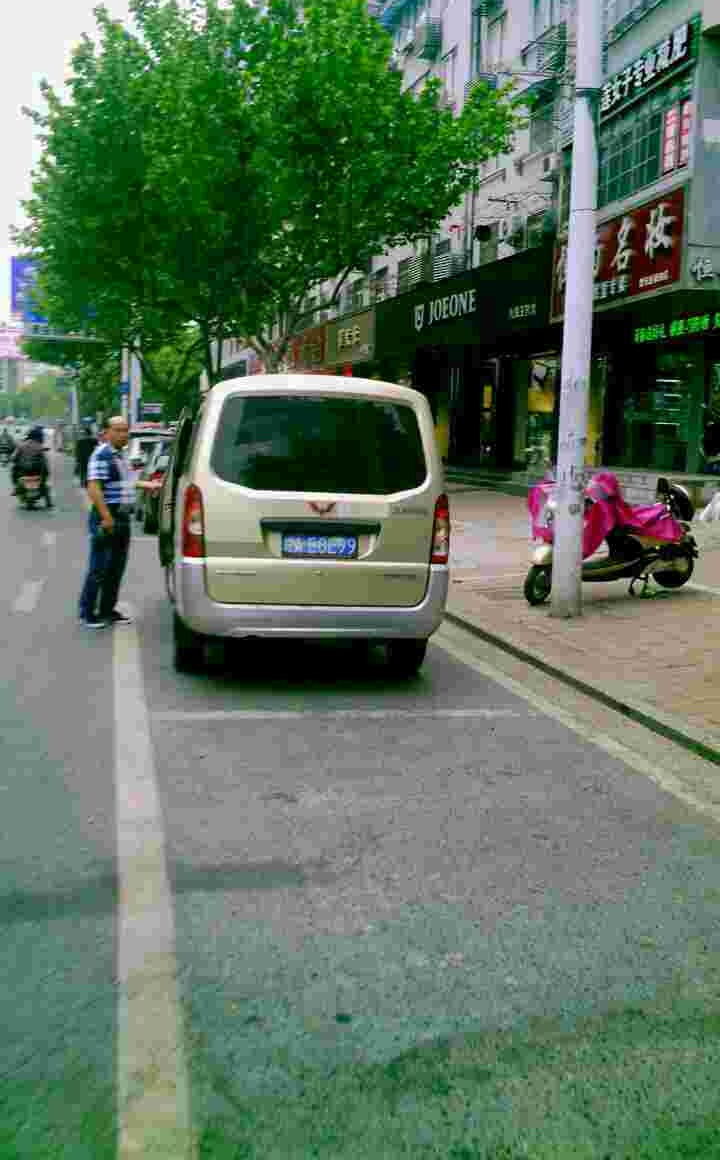
#> input picture images/0023-2_2-286&531_360&558-360&558_286&555_286&531_360&534-0_0_4_32_4_33_33-101-5.jpg, 720 x 1160 px; its folder holds only this picture in this run
$ jupyter execute --allow-errors eda_pre_process.ipynb   (older library calls are emulated)
#> lines starting #> are read from the running program, lines starting #| are printed output that depends on the picture
# EDA - Qualidade das Imagens de Placas (CCPD)

Analise exploratoria do banco de 100 imagens de placas (`images/`) antes de projetar o pipeline de pre-processamento (`pre_process.ipynb`).

Objetivo: cada imagem tem um problema de qualidade dominante diferente (baixa luz, desfoque, ruido, placa pequena na cena, baixo contraste). Este notebook mede isso objetivamente a partir dos pixels, categoriza cada imagem por contexto de problema, testa candidatos de tecnica de melhoria por contexto com evidencia quantitativa, e fecha com um **top 3 de metodos recomendados** para alimentar o pipeline real.

As imagens seguem a convencao de nomes do dataset CCPD (Chinese City Parking Dataset), que ja embute metadados uteis no proprio nome do arquivo: area da placa, angulo de inclinacao, bounding box, vertices, numero da placa e niveis de brilho/desfoque atribuidos pelos autores do dataset. Vamos extrair isso e cruzar com metricas calculadas por nos mesmos.

[cell 1]
import re
import math
from pathlib import Path

import cv2
import numpy as np
import pandas as pd
import matplotlib.pyplot as plt
from skimage.restoration import estimate_sigma
from skimage.exposure import rescale_intensity

IMAGES_DIR = Path("images")
np.random.seed(0)
plt.rcParams["figure.dpi"] = 110

## 1. Parsing do nome dos arquivos (metadados CCPD)

Formato: `area-tilt_h_tilt_v-x1&y1_x2&y2-v1_v2_v3_v4-placa-brilho-desfoque.jpg`

Antes de assumir que todas as 100 imagens seguem esse formato, validamos com uma regex estrita.

[cell 2]
CCPD_PATTERN = re.compile(
    r"^(?P<area>\d+)-(?P<tilt_h>\d+)_(?P<tilt_v>\d+)-"
    r"(?P<x1>\d+)&(?P<y1>\d+)_(?P<x2>\d+)&(?P<y2>\d+)-"
    r"(?P<v1x>\d+)&(?P<v1y>\d+)_(?P<v2x>\d+)&(?P<v2y>\d+)_"
    r"(?P<v3x>\d+)&(?P<v3y>\d+)_(?P<v4x>\d+)&(?P<v4y>\d+)-"
    r"(?P<plate_code>[\d_]+)-(?P<brightness_ccpd>\d+)-(?P<blur_ccpd>\d+)$"
)

def parse_ccpd_filename(stem):
    m = CCPD_PATTERN.match(stem)
    if m is None:
        return None
    g = m.groupdict()
    return {
        "area_raw": int(g["area"]),
        "tilt_h": int(g["tilt_h"]),
        "tilt_v": int(g["tilt_v"]),
        "bbox_x1": int(g["x1"]), "bbox_y1": int(g["y1"]),
        "bbox_x2": int(g["x2"]), "bbox_y2": int(g["y2"]),
        "vertices": [
            (int(g["v1x"]), int(g["v1y"])), (int(g["v2x"]), int(g["v2y"])),
            (int(g["v3x"]), int(g["v3y"])), (int(g["v4x"]), int(g["v4y"])),
        ],
        "brightness_ccpd": int(g["brightness_ccpd"]),
        "blur_ccpd": int(g["blur_ccpd"]),
    }

files = sorted(IMAGES_DIR.glob("*.jpg"))
rows, unparsed = [], []
for f in files:
    meta = parse_ccpd_filename(f.stem)
    if meta is None:
        unparsed.append(f.name)
        continue
    meta["filename"] = f.name
    meta["path"] = str(f)
    rows.append(meta)

print(f"Total de imagens: {len(files)}")
print(f"Parseadas com sucesso: {len(rows)}")
print(f"Fora do padrao CCPD: {len(unparsed)}", unparsed[:5])

meta_df = pd.DataFrame(rows)
meta_df.head()

## 2. Metricas objetivas de qualidade por imagem

Para cada imagem calculamos, na imagem inteira **e** no recorte da placa (usando o bounding box do nome do arquivo, o que importa de fato para OCR):

- **brilho** (`brightness_mean`): media da escala de cinza
- **contraste** (`contrast_std`): desvio padrao da escala de cinza (contraste RMS)
- **nitidez** (`sharpness_laplacian_var`): variancia do Laplaciano — quanto menor, mais desfocada
- **ruido** (`noise_estimate`): estimativa wavelet de sigma do ruido (`skimage.restoration.estimate_sigma`)
- **area relativa da placa** (`plate_area_ratio`): area do bbox da placa / area total da imagem

[cell 3]
def clamp_bbox(x1, y1, x2, y2, w, h):
    x1, x2 = sorted((max(0, min(x1, w - 1)), max(0, min(x2, w - 1))))
    y1, y2 = sorted((max(0, min(y1, h - 1)), max(0, min(y2, h - 1))))
    if x2 <= x1:
        x2 = min(x1 + 1, w - 1)
    if y2 <= y1:
        y2 = min(y1 + 1, h - 1)
    return x1, y1, x2, y2

def compute_metrics(gray):
    lap_var = cv2.Laplacian(gray, cv2.CV_64F).var()
    sigma = float(estimate_sigma(gray, average_sigmas=True))
    return {
        "brightness_mean": float(gray.mean()),
        "contrast_std": float(gray.std()),
        "sharpness_laplacian_var": float(lap_var),
        "noise_estimate": sigma,
    }

records = []
for _, row in meta_df.iterrows():
    img_bgr = cv2.imread(row["path"])
#> img_bgr is the input picture: shape (1160, 720, 3); mean B, G, R 95.3, 115.4, 94
    if img_bgr is None:
        continue
    h, w = img_bgr.shape[:2]
    gray_full = cv2.cvtColor(img_bgr, cv2.COLOR_BGR2GRAY)
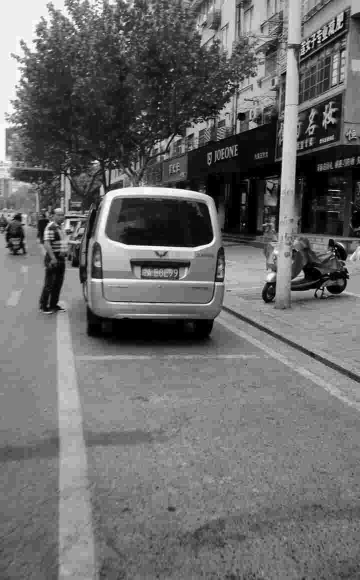
#> gray_full: shape (1160, 720) (shown at 1/2 size); min 0, max 255, mean 106.6

    x1, y1, x2, y2 = clamp_bbox(row["bbox_x1"], row["bbox_y1"], row["bbox_x2"], row["bbox_y2"], w, h)
    plate_crop = img_bgr[y1:y2, x1:x2]
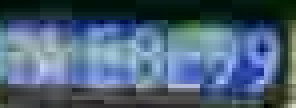
#> plate_crop: shape (27, 74, 3) (shown 4 times larger); mean B, G, R 118.3, 96.3, 74.6
    gray_plate = cv2.cvtColor(plate_crop, cv2.COLOR_BGR2GRAY)
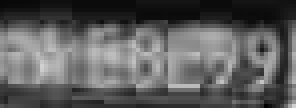
#> gray_plate: shape (27, 74) (shown 4 times larger); min 3, max 209, mean 92.3

    full_metrics = compute_metrics(gray_full)
#> in compute_metrics, `lap_var = cv2.Laplacian(gray, cv2.CV_64F).var()`: lap_var = 424.6
#> in compute_metrics, `sigma = float(estimate_sigma(gray, average_sigmas=True))`: sigma = 0.0678
#> full_metrics = {'brightness_mean': 106.6, 'contrast_std': 54.04, 'sharpness_laplacian_var': 424.6, 'noise_estimate': 0.0678}
    plate_metrics = compute_metrics(gray_plate)
#> plate_metrics = {'brightness_mean': 92.33, 'contrast_std': 52.81, 'sharpness_laplacian_var': 1461.6, 'noise_estimate': 0.905}

    records.append({
        "filename": row["filename"],
        "width": w, "height": h,
        "plate_area_ratio": ((x2 - x1) * (y2 - y1)) / (w * h),
        **full_metrics,
        **{f"plate_{k}": v for k, v in plate_metrics.items()},
    })

metrics_df = pd.DataFrame(records)
#> metrics_df = table of 1 rows and 12 columns
df = meta_df.merge(metrics_df, on="filename")
#> df = table of 1 rows and 23 columns
print(df.shape)
#| (1, 23)
df.describe()
#> Out = table of 8 rows and 20 columns

[cell 4]
df.head()
#> Out = table of 1 rows and 23 columns

## 3. Visualizacoes exploratorias

### 3.1 Distribuicoes das metricas principais

[cell 5]
hist_cols = [
    ("brightness_mean", "Brilho medio (imagem inteira)"),
    ("contrast_std", "Contraste (desvio padrao)"),
    ("plate_sharpness_laplacian_var", "Nitidez da placa (var. Laplaciano)"),
    ("plate_noise_estimate", "Ruido estimado (placa)"),
    ("plate_area_ratio", "Area relativa da placa"),
    ("blur_ccpd", "Nivel de desfoque (metadado CCPD)"),
]

fig, axes = plt.subplots(2, 3, figsize=(15, 8))
for ax, (col, title) in zip(axes.flat, hist_cols):
    ax.hist(df[col], bins=15, color="#3b6ea5", edgecolor="white")
    ax.set_title(title, fontsize=10)
    ax.set_xlabel(col)
fig.tight_layout()
plt.show()
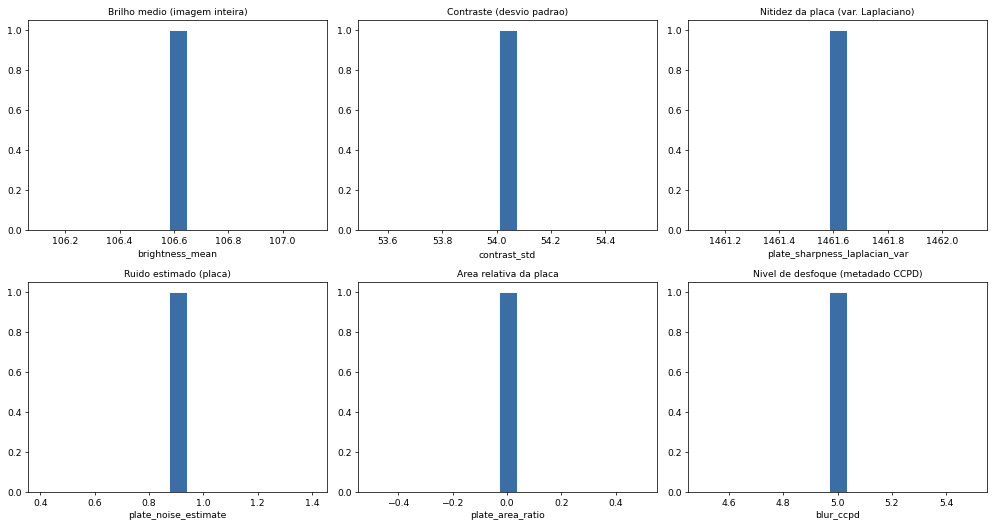
#> figure drawn by matplotlib, 6 panels; panel 1: tallest bar 1 high, from x = 106.6 to 106.6; panel 2: tallest bar 1 high, from x = 54.01 to 54.07; panel 3: tallest bar 1 high, from x = 1461.6 to 1461.6; panel 4: tallest bar 1 high, from x = 0.872 to 0.938

### 3.2 Correlacao entre metricas e validacao cruzada com os metadados CCPD

O dataset ja traz `brightness_ccpd` e `blur_ccpd` atribuidos pelos autores originais. Comparamos com as metricas que calculamos para checar consistencia.

[cell 6]
corr_cols = [
    "brightness_mean", "contrast_std", "plate_sharpness_laplacian_var",
    "plate_noise_estimate", "plate_area_ratio", "brightness_ccpd", "blur_ccpd",
]
corr = df[corr_cols].corr()
#> corr = table of 7 rows and 7 columns

fig, ax = plt.subplots(figsize=(7.5, 6.5))
im = ax.imshow(corr, cmap="RdBu_r", vmin=-1, vmax=1)
ax.set_xticks(range(len(corr_cols)), corr_cols, rotation=45, ha="right")
ax.set_yticks(range(len(corr_cols)), corr_cols)
for i in range(len(corr_cols)):
    for j in range(len(corr_cols)):
        ax.text(j, i, f"{corr.iloc[i, j]:.2f}", ha="center", va="center", fontsize=8)
fig.colorbar(im, ax=ax, shrink=0.8)
ax.set_title("Correlacao entre metricas")
fig.tight_layout()
plt.show()
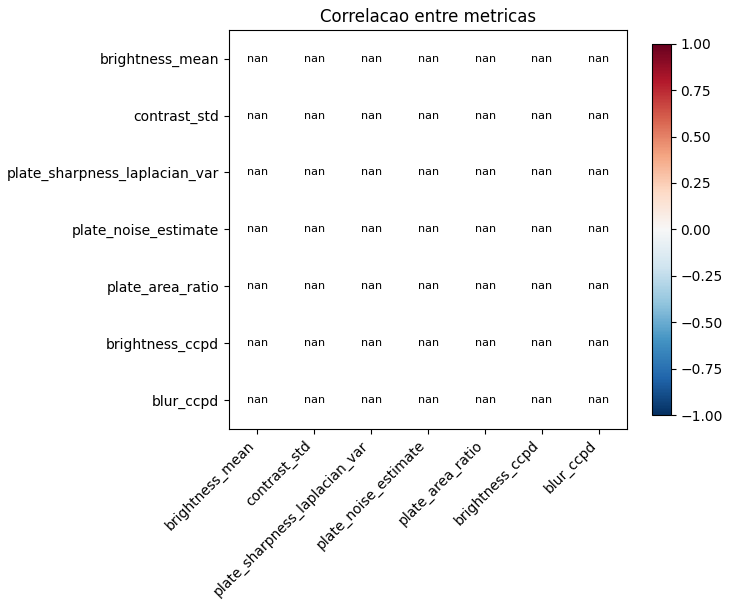
#> figure drawn by matplotlib, 2 panels

[cell 7]
fig, axes = plt.subplots(1, 2, figsize=(11, 4.5))

r_bright = np.corrcoef(df["brightness_mean"], df["brightness_ccpd"])[0, 1]
#> r_bright = nan
axes[0].scatter(df["brightness_ccpd"], df["brightness_mean"], alpha=0.6)
axes[0].set_xlabel("brightness_ccpd (metadado)")
axes[0].set_ylabel("brightness_mean (calculado)")
axes[0].set_title(f"Brilho: r = {r_bright:.2f}")

r_blur = np.corrcoef(df["blur_ccpd"], df["plate_sharpness_laplacian_var"])[0, 1]
#> r_blur = nan
axes[1].scatter(df["blur_ccpd"], df["plate_sharpness_laplacian_var"], alpha=0.6, color="#c0562f")
axes[1].set_xlabel("blur_ccpd (metadado, maior = mais desfoque)")
axes[1].set_ylabel("plate_sharpness_laplacian_var (calculado, maior = mais nitido)")
axes[1].set_title(f"Desfoque: r = {r_blur:.2f}")

fig.tight_layout()
plt.show()
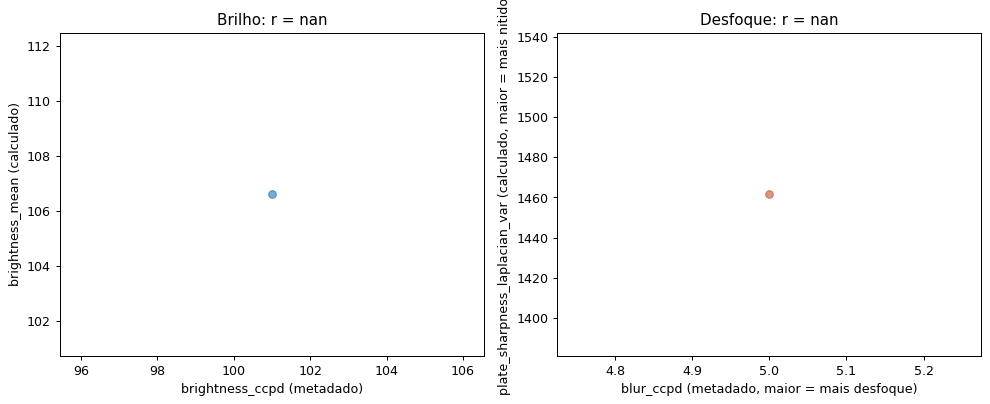
#> figure drawn by matplotlib, 2 panels
print(f"correlacao brilho (metadado x medido): {r_bright:.3f}")
#| correlacao brilho (metadado x medido): nan
print(f"correlacao desfoque (metadado x nitidez medida): {r_blur:.3f} (esperado negativo)")
#| correlacao desfoque (metadado x nitidez medida): nan (esperado negativo)

### 3.3 Extremos por metrica

Mosaicos com as imagens (recorte da placa, com margem) nos extremos de cada metrica — e onde os problemas de qualidade ficam visiveis.

[cell 8]
def crop_with_margin(img_bgr, x1, y1, x2, y2, margin_ratio=0.4):
#> called with x1 = 286, y1 = 531, x2 = 360, y2 = 558, margin_ratio = 0.4
    h, w = img_bgr.shape[:2]
    mx = int((x2 - x1) * margin_ratio)
    my = int((y2 - y1) * margin_ratio)
    x1, y1, x2, y2 = clamp_bbox(x1 - mx, y1 - my, x2 + mx, y2 + my, w, h)
    return cv2.cvtColor(img_bgr[y1:y2, x1:x2], cv2.COLOR_BGR2RGB)
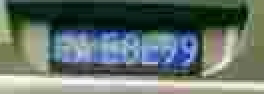
#> returned value: shape (47, 132, 3) (shown 2 times larger); mean R, G, B 99, 113.1, 107

def show_extremes(df, metric, title, n=5, largest=True, ncols=5):
    subset = df.nlargest(n, metric) if largest else df.nsmallest(n, metric)
    fig, axes = plt.subplots(1, ncols, figsize=(3 * ncols, 3.2))
    for ax, (_, row) in zip(axes, subset.iterrows()):
        img_bgr = cv2.imread(row["path"])
        crop = crop_with_margin(img_bgr, row["bbox_x1"], row["bbox_y1"], row["bbox_x2"], row["bbox_y2"])
        ax.imshow(crop)
        ax.set_title(f"{row[metric]:.1f}", fontsize=9)
        ax.axis("off")
    fig.suptitle(title)
    fig.tight_layout()
    plt.show()

show_extremes(df, "brightness_mean", "5 imagens mais escuras", largest=False)
show_extremes(df, "brightness_mean", "5 imagens mais claras", largest=True)

[cell 9]
show_extremes(df, "plate_sharpness_laplacian_var", "5 placas mais desfocadas", largest=False)
show_extremes(df, "plate_sharpness_laplacian_var", "5 placas mais nitidas", largest=True)

[cell 10]
show_extremes(df, "plate_area_ratio", "5 placas relativamente menores na cena", largest=False)
show_extremes(df, "plate_noise_estimate", "5 placas com maior ruido estimado", largest=True)

## 4. Categorizacao por contexto de problema

Cada imagem cai num contexto diferente de necessidade de melhoria. Em vez de clustering (nao ha `scikit-learn` no ambiente), usamos escores-z por metrica: para cada imagem calculamos o quanto ela se desvia da media do dataset em cada dimensao de qualidade, e o problema dominante (`primary_issue`) e a dimensao com maior desvio, desde que ultrapasse um limiar (`Z_THRESHOLD`). Imagens sem desvio relevante em nenhuma dimensao sao `boa_qualidade`.

[cell 11]
Z_THRESHOLD = 0.5

def z(series, invert=False):
    s = (series - series.mean()) / series.std()
    return -s if invert else s

issue_scores = pd.DataFrame({
    "baixa_luz": z(df["brightness_mean"], invert=True),
    "estourada": z(df["brightness_mean"], invert=False),
    "baixo_contraste": z(df["contrast_std"], invert=True),
    "desfocada": z(df["plate_sharpness_laplacian_var"], invert=True),
    "ruidosa": z(df["plate_noise_estimate"], invert=False),
    "placa_pequena": z(df["plate_area_ratio"], invert=True),
})
#> issue_scores = table of 1 rows and 6 columns

df["primary_issue"] = np.where(
    issue_scores.max(axis=1) > Z_THRESHOLD,
    issue_scores.idxmax(axis=1),
    "boa_qualidade",
)
for col in issue_scores.columns:
    df[f"tag_{col}"] = issue_scores[col] > Z_THRESHOLD
#> this loop made 6 passes
#> col on passes 1 to 6: 'baixa_luz', 'estourada', 'baixo_contraste', 'desfocada', 'ruidosa', 'placa_pequena'

counts = df["primary_issue"].value_counts()
print(counts)
#| primary_issue
#| boa_qualidade    1
#| Name: count, dtype: int64

fig, ax = plt.subplots(figsize=(7, 4))
counts.plot(kind="bar", ax=ax, color="#3b6ea5")
ax.set_ylabel("numero de imagens")
ax.set_title("Contexto de problema dominante por imagem")
plt.xticks(rotation=30, ha="right")
fig.tight_layout()
plt.show()
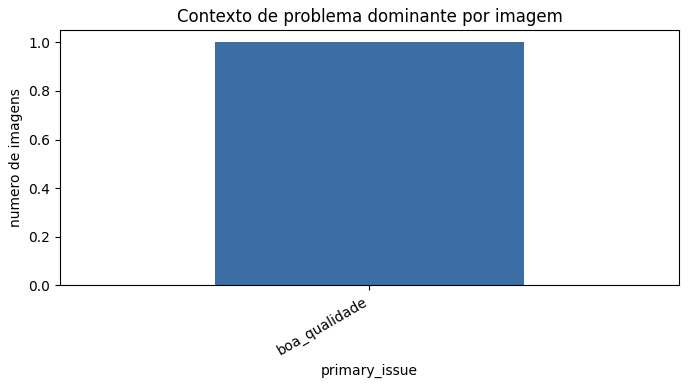
#> figure drawn by matplotlib, 1 panel

## 5. Comparacao de tecnicas de melhoria por contexto

Para cada contexto de problema (exceto `boa_qualidade`), aplicamos candidatos de tecnica na imagem mais representativa (maior desvio-z naquele contexto) e comparamos com evidencia quantitativa (delta das metricas antes/depois), nao so inspecao visual.

[cell 12]
# [23 lines left out: functions gamma_correction, clahe_lab, hist_eq_gray, contrast_stretch, not called in this run]

def unsharp_mask(img_bgr, sigma=1.5, amount=1.5):
    blurred = cv2.GaussianBlur(img_bgr, (0, 0), sigma)
    return cv2.addWeighted(img_bgr, 1 + amount, blurred, -amount, 0)

def detail_enhance(img_bgr):
    return cv2.detailEnhance(img_bgr, sigma_s=10, sigma_r=0.15)

def denoise_nlmeans(img_bgr):
    return cv2.fastNlMeansDenoisingColored(img_bgr, None, 7, 7, 7, 21)

def denoise_bilateral(img_bgr):
    return cv2.bilateralFilter(img_bgr, d=9, sigmaColor=75, sigmaSpace=75)

def denoise_gaussian(img_bgr):
    return cv2.GaussianBlur(img_bgr, (5, 5), 0)

def upscale(img_bgr, interpolation, scale=3):
    return cv2.resize(img_bgr, None, fx=scale, fy=scale, interpolation=interpolation)

def upscale_cubic_sharpen(img_bgr, scale=3):
    up = cv2.resize(img_bgr, None, fx=scale, fy=scale, interpolation=cv2.INTER_CUBIC)
    return unsharp_mask(up, sigma=1.0, amount=1.0)

[cell 13]
# [6 lines left out: function plate_crop_of, not called in this run]

def metrics_of_bgr(img_bgr):
    gray = cv2.cvtColor(img_bgr, cv2.COLOR_BGR2GRAY)
    return compute_metrics(gray)

def representative_image(df, context):
    subset = df[df["primary_issue"] == context]
    if subset.empty:
        return None
    return subset.loc[issue_scores.loc[subset.index, context].idxmax()]

def compare_context(context, candidates, ncols_extra=0):
    row = representative_image(df, context)
    if row is None:
        print(f"[{context}] nenhuma imagem categorizada neste contexto - pulando.")
        return None

    original = plate_crop_of(row)
    outputs = {"original": original}
    for name, fn in candidates.items():
        outputs[name] = fn(original)

    n = len(outputs)
    fig, axes = plt.subplots(1, n, figsize=(3.2 * n, 3.6))
    if n == 1:
        axes = [axes]
    for ax, (name, out) in zip(axes, outputs.items()):
        ax.imshow(cv2.cvtColor(out, cv2.COLOR_BGR2RGB))
        ax.set_title(name, fontsize=10)
        ax.axis("off")
    fig.suptitle(f"Contexto: {context}  |  imagem: {row['filename']}")
    fig.tight_layout()
    plt.show()

    rows = []
    base_metrics = metrics_of_bgr(original)
    for name, out in outputs.items():
        m = metrics_of_bgr(out)
        rows.append({
            "metodo": name,
            **m,
            "d_brilho": m["brightness_mean"] - base_metrics["brightness_mean"],
            "d_contraste": m["contrast_std"] - base_metrics["contrast_std"],
            "d_nitidez": m["sharpness_laplacian_var"] - base_metrics["sharpness_laplacian_var"],
            "d_ruido": m["noise_estimate"] - base_metrics["noise_estimate"],
        })
    report = pd.DataFrame(rows).set_index("metodo")
    print(report.round(2))
    return report

### 5.1 Baixa luz

[cell 14]
report_baixa_luz = compare_context("baixa_luz", {
    "clahe_lab": lambda im: clahe_lab(im, clip_limit=3.0),
    "gamma_1.8": lambda im: gamma_correction(im, gamma=1.8),
    "hist_eq": hist_eq_gray,
})

### 5.2 Estourada (superexposicao)

[cell 15]
report_estourada = compare_context("estourada", {
    "gamma_0.6": lambda im: gamma_correction(im, gamma=0.6),
    "clahe_lab_suave": lambda im: clahe_lab(im, clip_limit=1.5),
})

### 5.3 Baixo contraste

[cell 16]
report_baixo_contraste = compare_context("baixo_contraste", {
    "clahe_lab": lambda im: clahe_lab(im, clip_limit=3.0),
    "contrast_stretch": contrast_stretch,
})

### 5.4 Desfocada

[cell 17]
report_desfocada = compare_context("desfocada", {
    "unsharp_mask": lambda im: unsharp_mask(im, sigma=1.5, amount=1.8),
    "detail_enhance": detail_enhance,
})

### 5.5 Ruidosa

[cell 18]
report_ruidosa = compare_context("ruidosa", {
    "nlmeans": denoise_nlmeans,
    "bilateral": denoise_bilateral,
    "gaussian_baseline": denoise_gaussian,
})

### 5.6 Placa pequena na cena

`cv2.dnn_superres` nao esta disponivel no build `opencv-python-headless` instalado (sem os modelos de super-resolucao), entao comparamos apenas interpoladores classicos e um upscale seguido de nitidez.

[cell 19]
report_placa_pequena = compare_context("placa_pequena", {
    "cubic_3x": lambda im: upscale(im, cv2.INTER_CUBIC),
    "lanczos_3x": lambda im: upscale(im, cv2.INTER_LANCZOS4),
    "cubic_3x_sharpen": upscale_cubic_sharpen,
})

## 6. Top 3 metodos recomendados

**Cuidado com o delta bruto.** Escolher o candidato so pelo maior delta na metrica-alvo é uma armadilha: um salto muito grande na variancia do Laplaciano apos uma operacao puramente tonal (equalizacao de histograma global, contrast stretching linear) nao significa detalhe real — essas operacoes nao adicionam informacao espacial nova, entao um salto de dezenas de vezes so pode vir de posterizacao/banding amplificando ruido de quantizacao, nao de nitidez genuina. Da mesma forma, para desruidar, o metodo que mais reduz ruido pode simplesmente estar borrando tudo (destruindo a nitidez junto). Por isso calculamos tambem uma **razao de retencao de nitidez** (nitidez apos / nitidez antes) para flagrar esses casos e usamos ela, junto do delta, para decidir o vencedor de cada contexto.

[cell 20]
reports = {
    "baixa_luz": (report_baixa_luz, "d_brilho"),
    "estourada": (report_estourada, "d_brilho"),
    "baixo_contraste": (report_baixo_contraste, "d_contraste"),
    "desfocada": (report_desfocada, "d_nitidez"),
    "ruidosa": (report_ruidosa, "d_ruido"),
    "placa_pequena": (report_placa_pequena, "d_nitidez"),
}

ARTIFACT_RATIO_LIMIT = 10.0

summary_rows = []
for context, (report, target_col) in reports.items():
    if report is None:
        continue
    candidates = report.drop(index="original").copy()
    if candidates.empty:
        continue

    base_sharpness = report.loc["original", "sharpness_laplacian_var"]
    candidates["sharpness_ratio"] = candidates["sharpness_laplacian_var"] / max(base_sharpness, 1e-6)
    suspect = candidates["sharpness_ratio"] > ARTIFACT_RATIO_LIMIT
    safe_candidates = candidates[~suspect] if suspect.any() and not suspect.all() else candidates

    if target_col == "d_ruido":
        # denoising e um trade-off: reducao de ruido "de graca" quase sempre e blur destruindo
        # nitidez junto, entao o vencedor e quem reduz ruido perdendo o minimo de nitidez.
        base_noise = report.loc["original", "noise_estimate"]
        frac_noise_reduced = -safe_candidates[target_col] / max(base_noise, 1e-6)
        frac_sharpness_lost = 1 - safe_candidates["sharpness_ratio"]
        best = (frac_noise_reduced - frac_sharpness_lost).idxmax()
    else:
        best = safe_candidates[target_col].abs().idxmax()
    gain = candidates.loc[best, target_col]

    summary_rows.append({
        "contexto": context,
        "n_imagens": int((df["primary_issue"] == context).sum()),
        "melhor_metodo": best,
        "metrica_alvo": target_col,
        "ganho": gain,
        "retencao_nitidez": candidates.loc[best, "sharpness_ratio"],
        "descartados_por_artefato": ", ".join(suspect[suspect].index) if suspect.any() else "-",
    })
#> this loop made 6 passes
#> after the loop, summary_rows = []

#> (the rest of this cell did not finish here and is left out)
